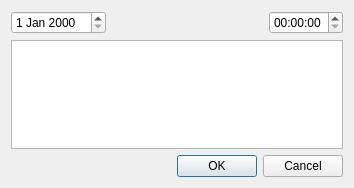
<?xml version="1.0" encoding="UTF-8"?>
<ui version="4.0">
 <class>schedule::TaskEditDialog</class>
 <widget class="QDialog" name="schedule::TaskEditDialog">
  <property name="geometry">
   <rect>
    <x>0</x>
    <y>0</y>
    <width>354</width>
    <height>188</height>
   </rect>
  </property>
  <property name="windowTitle">
   <string>Task Editing</string>
  </property>
  <layout class="QGridLayout" name="gridLayout">
   <item row="0" column="0">
    <widget class="QDateEdit" name="dateEdit"/>
   </item>
   <item row="0" column="1">
    <spacer name="horizontalSpacer">
     <property name="orientation">
      <enum>Qt::Horizontal</enum>
     </property>
     <property name="sizeHint" stdset="0">
      <size>
       <width>119</width>
       <height>20</height>
      </size>
     </property>
    </spacer>
   </item>
   <item row="0" column="2">
    <widget class="QTimeEdit" name="timeEdit"/>
   </item>
   <item row="1" column="0" colspan="3">
    <widget class="QPlainTextEdit" name="textEdit"/>
   </item>
   <item row="2" column="0" colspan="3">
    <widget class="QDialogButtonBox" name="buttonBox">
     <property name="orientation">
      <enum>Qt::Horizontal</enum>
     </property>
     <property name="standardButtons">
      <set>QDialogButtonBox::Cancel|QDialogButtonBox::Ok</set>
     </property>
    </widget>
   </item>
  </layout>
 </widget>
 <resources/>
 <connections>
  <connection>
   <sender>buttonBox</sender>
   <signal>accepted()</signal>
   <receiver>schedule::TaskEditDialog</receiver>
   <slot>accept()</slot>
   <hints>
    <hint type="sourcelabel">
     <x>248</x>
     <y>254</y>
    </hint>
    <hint type="destinationlabel">
     <x>157</x>
     <y>274</y>
    </hint>
   </hints>
  </connection>
  <connection>
   <sender>buttonBox</sender>
   <signal>rejected()</signal>
   <receiver>schedule::TaskEditDialog</receiver>
   <slot>reject()</slot>
   <hints>
    <hint type="sourcelabel">
     <x>316</x>
     <y>260</y>
    </hint>
    <hint type="destinationlabel">
     <x>286</x>
     <y>274</y>
    </hint>
   </hints>
  </connection>
 </connections>
</ui>
